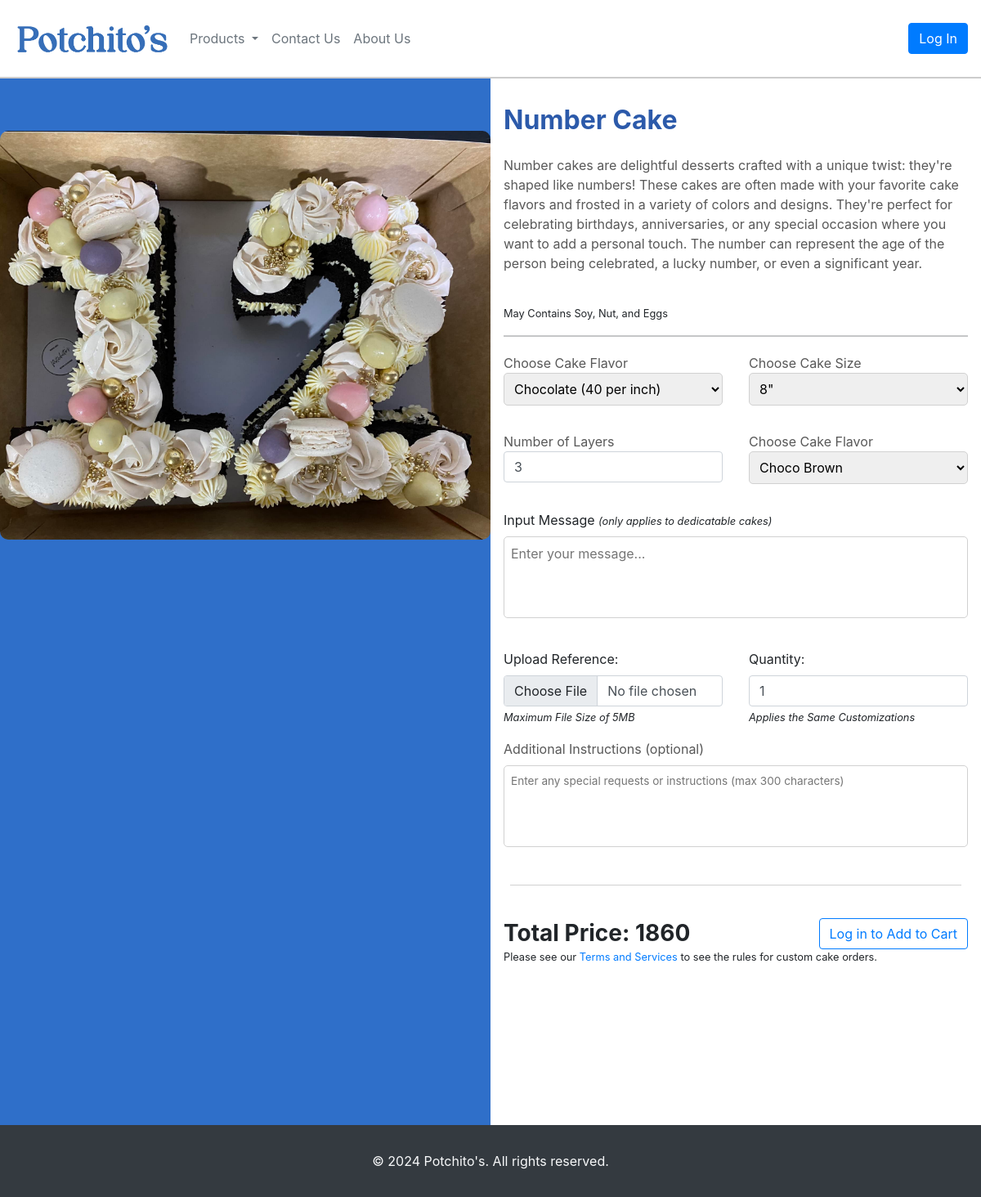
Page /public/pages/product-view.php?id=64&type=3 on the committed database.
### tables this page shows
CREATE TABLE `products` (
  `pID` int(11) NOT NULL,
  `pName` varchar(50) NOT NULL,
  `pPrice` float(9,2) NOT NULL,
  `pDesc` text NOT NULL,
  `pType` int(11) NOT NULL DEFAULT 0,
  `pVisibility` int(11) NOT NULL DEFAULT 1,
  `pPrepTime` int(11) NOT NULL
);

CREATE TABLE `cakes_layer` (
  `clID` int(11) NOT NULL,
  `pID` int(11) NOT NULL,
  `clMaxCount` int(11) NOT NULL,
  `clMinCount` int(11) NOT NULL DEFAULT 1,
  `clDefault` int(11) NOT NULL
);

### public/pages/product-view.php (the view, shortened to what this page needs)
<?php
    require('../../controller/db_model_products.php');
    $stmt = $conn->prepare("SELECT * FROM products WHERE pID = ?");
    $stmt->execute([$_GET['id']]);
    $product = $stmt->fetch(PDO::FETCH_ASSOC);
?>
<!DOCTYPE html>
<html lang="en">
<head>
    <link rel="stylesheet" href="../css/product-view.css">
<?php if($_GET['type'] != 3){?>
    <link href="https://cdn.jsdelivr.net/npm/bootstrap@5.0.2/dist/css/bootstrap.min.css" rel="stylesheet">
    <script src="https://cdn.jsdelivr.net/npm/bootstrap@5.0.2/dist/js/bootstrap.bundle.min.js"></script>
    </head>
    <body>
        <?php include 'layout/header.php'; ?>
        <section class="container-product">
            <div class="card-container">
                <img src="../../product-gallery/<?= array('Cookie', 'Pastry', 'Cake')[$product['pType']-1]."_".$product['pID'].".jpg"?>" alt="Product Image">
                <div class="product-details">
                    <h1><?= $product['pName']?></h1>
                    <p><?= $product['pDesc']?></p>
                    <p>₱ <?= $product['pPrice']?> </p>
                    <?php if(isset($_SESSION['userID'])){?>
                    <div class="input-group mb-3">
                        <span class="input-group-text">Quantity</span>
                        <input type="number" class="form-control custom-input" min="1" value="1">
                        </div>
                    <button class="btn btn-primary mt-2" style="width: 200px;">Add to Cart</button>
                    <?php }?>
                </div>
            </div>
        </section>
        <?php include 'layout/footer.php'; ?>
    </body>
<?php }else{?>
    <link href="https://cdn.jsdelivr.net/npm/bootstrap@5.0.2/dist/css/bootstrap.min.css" rel="stylesheet">
</head>
<body>
    <?php include 'layout/header.php'; ?>
    <section id="background">
        <div class="custom-cake-image-container">
            <img src="../../product-gallery/<?= array('Cookie', 'Pastry', 'Cake')[$product['pType']-1]."_".$product['pID'].".jpg"?>" alt="">
        </div>
        <form action="product-view.php?id=<?= $_GET['id']?>&type=3" method="POST" class="form-container p-3" enctype="multipart/form-data">
            <h1><b><?= $product['pName']?></b></h1>
            <p id="description-cake">
                <?= $product['pDesc']?>
            </p><br/>
            <small id="allergens"> May Contains Soy, Nut, and Eggs</small>
            <hr />
            <div class="grid-container mt-1">
                <div class="grid-item">
                    <p class="m-0">Choose Cake Flavor</p>
                    <select name="cakeFlavor" id="flavor">
                        <?php
                            $stmt = $conn->prepare("SELECT * FROM cakes_flavor WHERE pID = ?");
                            $stmt->execute([$product['pID']]);
                            $flavors = $stmt->fetchAll(PDO::FETCH_ASSOC);
                            foreach($flavors as $flavor){
                                $selected = isset($cakeDetails['cfID']) && $cakeDetails['cfID'] == $flavor['cfID'] ? 'selected' : '';
                                echo "<option value='{$flavor['cfID']}' data-flavorPrice='{$flavor['cfPrice']}' $selected>{$flavor['cfName']}<i> ({$flavor['cfPrice']} per inch)</i></option>";
                            }
                        ?>
                    </select>
                </div>
                <div class="grid-item">
                    <p class="m-0">Choose Cake Size</p>
                    <select name="cakeSize" id="size">
                        <?php
                            $stmt = $conn->prepare("SELECT * FROM cakes_size WHERE pID = ?");
                            $stmt->execute([$product['pID']]);
                            $sizes = $stmt->fetchAll(PDO::FETCH_ASSOC);
                            foreach($sizes as $size){
                                $selected = isset($cakeDetails['csID']) && $cakeDetails['csID'] == $size['csID'] ? 'selected' : '';
                                echo "<option value='{$size['csID']}' data-size='{$size['csSize']}' $selected>{$size['csSize']}\"</option>";
                            }
                        ?>
                    </select>
                </div>
                <div class="grid-item">
                    <?php
                            $stmt = $conn->prepare("SELECT * FROM cakes_layer WHERE pID = ?");
                            $stmt->execute([$product['pID']]);
                            $layer = $stmt->fetch(PDO::FETCH_ASSOC);
                        ?>
                    <p  class="m-0">Number of Layers</p>
                    <input name="cakeLayers" class="form-control" type="number" max="<?=$layer['clMaxCount']?>" min="<?=$layer['clMinCount']?>" value='<?php if(isset($cakeDetails["cLayers"])){echo $cakeDetails["cLayers"];}else{echo $layer['clDefault'];}?>'>
                </div>
                <div class="grid-item">
                    <p class="m-0">Choose Cake Flavor</p>
                    <select name="cakeColor" id="color">
                        <?php
                            $stmt = $conn->prepare("SELECT * FROM cakes_color WHERE pID = ?");
                            $stmt->execute([$product['pID']]);
                            $colors = $stmt->fetchAll(PDO::FETCH_ASSOC);
                            foreach($colors as $color){
                                $selected = isset($cakeDetails['ccID']) && $cakeDetails['ccID'] == $color['ccID'] ? 'selected' : '';
                                echo "<option value='{$color['ccID']}' data-color='{$color['ccHex']}' style='background-color:{$color['ccHex']} !important;' $selected>{$color['ccName']}</option>";
                            }
                        ?>
                    </select>
                </div>
                <div class="grid-item full-width">
                    <label id="input-message">Input Message</label>
                    <small><i>(only applies to dedicatable cakes)</i></small>
                    <textarea name="cakeMessage" id="message" placeholder="Enter your message..." maxlength="200"><?php if(isset($cakeDetails['cMessage'])){ echo $cakeDetails['cMessage']; }?></textarea>
                </div>
                <div class="grid-item">
                    <label for="" class="form-label">Upload Reference:</label><br>
                    <input class="form-control" name="cakeReference" id="cakeReference" type="file" accept="image/*">
                    <small><i> Maximum File Size of 5MB</i></small>
                </div>
                <div class="grid-item">
                    <label for="" class="form-label">Quantity:</label><br>
                    <input class="form-control" name="cakeQuantity" type="number" min="1" step="1" value='<?php if(isset($cakeDetails["oQty"])){echo $cakeDetails["oQty"];}else{echo "1";}?>'>
                    <small><i> Applies the Same Customizations</i></small>
                </div>
                <div class="grid-item full-width">
                    <p id="additional-instruction-p">Additional Instructions (optional)</p>
                    <textarea name="cakeInstructions" id="instructions" maxlength="300" placeholder="Enter any special requests or instructions (max 300 characters)"></textarea>
                </div>
                <div class="divider m-2"></div>
                <div class="total-and-cart">
                    <h3 class="total-price"><b>Total Price: <?php
                    ?></b></h3>
                    <?php if(isset($cakeDetails['cID'])){ ?>
                        <button type="submit" name="addCakeToCart" class="btn btn-outline-primary" >Save Changes</button>
                    <?php }else{ ?>
                        <?php if(!isset($_SESSION['userID'])){ ?>
                            <a href="login.php" class="btn btn-outline-primary" >Log in to Add to Cart</a>
                        <?php }else{ ?>
                            <button type="submit" name="addCakeToCart" id="add-to-cart">Add to Cart</button>
                        <?php } ?>
                    <?php } ?>
                </div>
            </div>
            <small>Please see our <a href="#">Terms and Services</a> to see the rules for custom cake orders.</small>
        </form>
    </section>
    <?php include 'layout/footer.php'; ?>
</body>
<?php }?>
</html>

### public/css/product-view.css (style rules this page uses)
#background { height: 160vh; display: flex; flex-direction: row; }
.custom-cake-image-container { width: 50%; height: 100%; background-color: rgb(47, 111, 201); display: flex; justify-content: center; padding: 4em 0; }
.custom-cake-image-container img { width: 600px; height: 500px; object-fit: cover; border-radius: 10px; margin-bottom: 5em; }
.form-container { width: 50%; background-color: #fff; display: flex; flex-direction: column; padding: 3em; }
.form-container h1 { color: #2c5aaa; font-size: 2rem; margin-top: 1rem; }
.form-container p { color: #585858; margin: 1rem 0; }
.grid-container { display: grid; grid-template-columns: repeat(2, 1fr); gap: 2em; margin-top: 1.5em; }
.grid-item p { margin-bottom: 0.5em; }
input[type="date"], select, textarea { padding: 0.5rem; margin-bottom: 1rem; border: 1px solid #d1d1d1; border-radius: 5px; width: 100%; }
.full-width { grid-column: 1 / -1; }
.divider { grid-column: span 2; border-top: 1px solid #d1d1d1; margin: 1.5em 0; }
.total-and-cart { display: flex; justify-content: space-between; align-items: center; grid-column: span 2; }
.total-price { margin: 0; }
#message { resize: none; height: 100px; }
#instructions { color: gray; font-size: 0.85rem; height: 100px; resize: none; }
#input-message { margin-top: -1rem; }
#additional-instruction-p { margin-top: -1rem; }

### rows in the picture
products: pName "Number Cake", pDesc "Number cakes are delightful desserts crafted with a unique twist: they're shaped like numbers! These cakes are often made with your favorite cake flavors and frosted in a variety of colors and designs. They're perfect for celebrating birthdays, anniversaries, or any special occasion where you want to add a personal touch. The number can represent the age of the person being celebrated, a lucky number, or even a significant year."
cakes_layer: cakeLayers "3"

### other values in the picture
form field cakeFlavor "Chocolate (40 per inch)"
form field cakeSize "8\""
form field cakeColor "Choco Brown"
